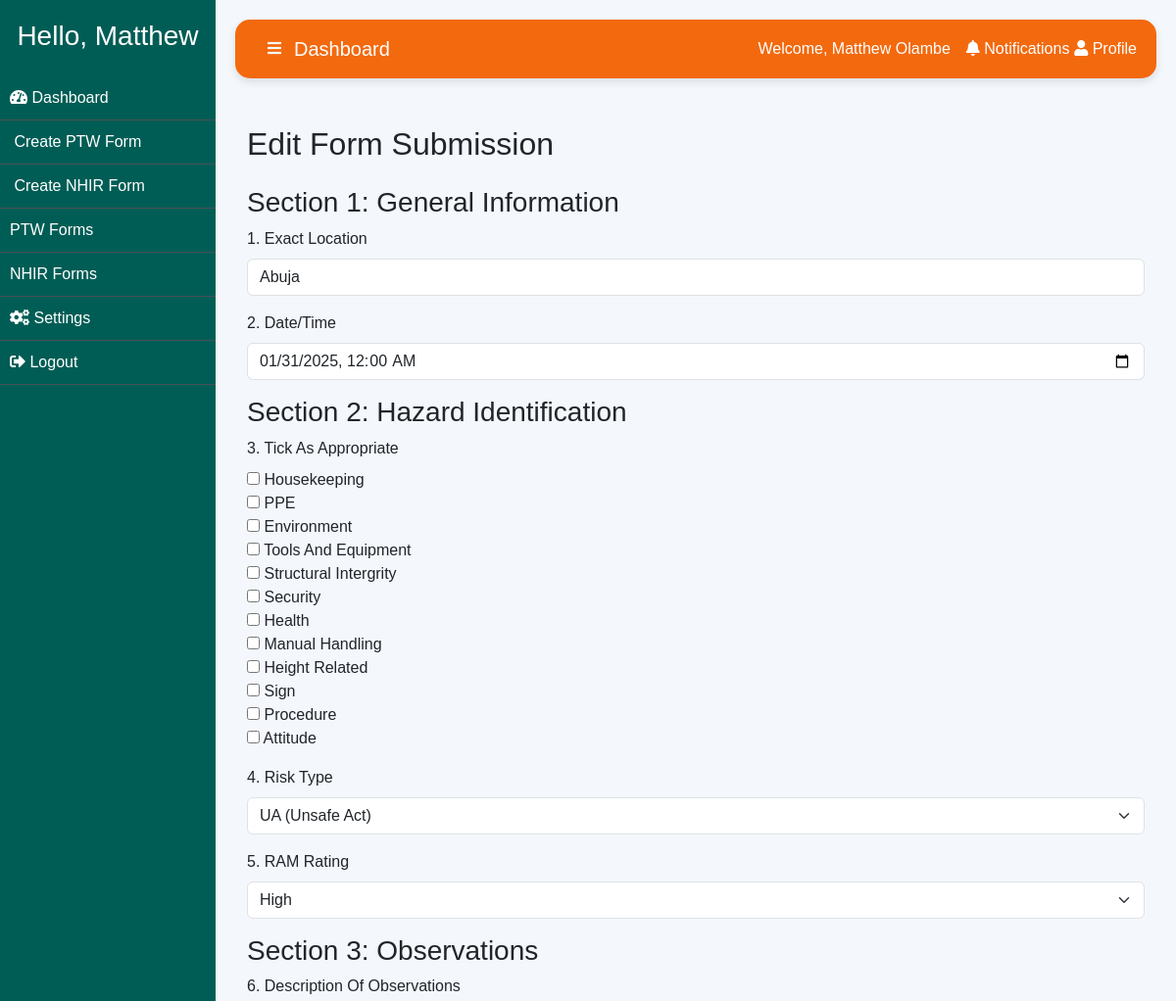
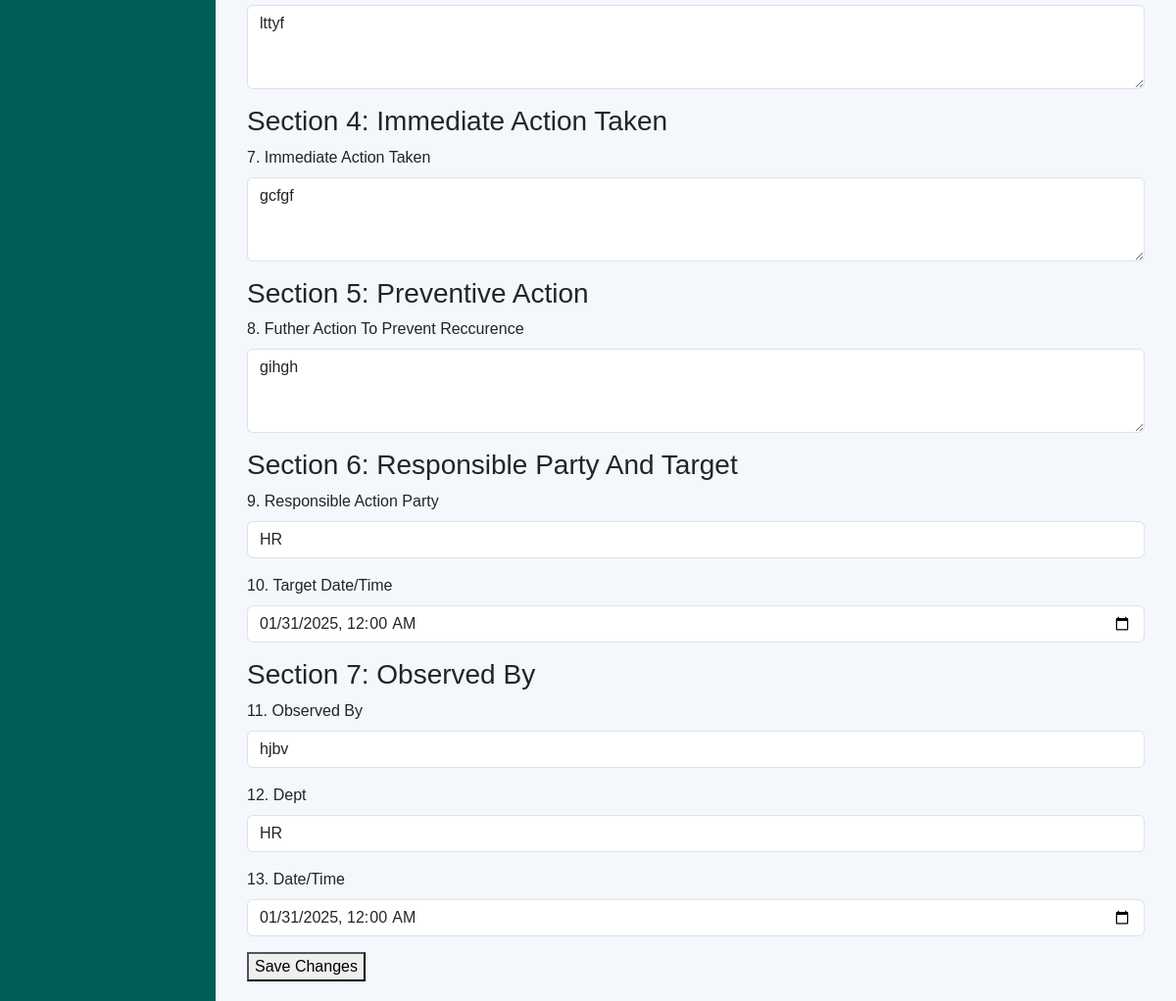
The app's page /edit_nhis_form/2/ (signed in) with its own data (2 pictures, top to bottom).
### app/models.py (models this page shows, shortened)
class NHISForm(models.Model):
    user = models.ForeignKey(User, null=True, on_delete=models.CASCADE)
    date_submitted = models.DateTimeField(auto_now_add=True, null=True)
    location = models.CharField(max_length=100)
    date = models.DateField(null=True)
    question = models.CharField(max_length=7, choices=[('option1', 'Option 1'), ('option2', 'Option 2')], null=True)
    hazard = models.ManyToManyField(Hazards, blank=True)
    risk_type = models.CharField(max_length=255, choices=[
        ('UA', 'UA (Unsafe Act)'),
        ('UC', 'UC (Unsafe Condition)'),
        ('NM', 'NM (Near Miss)'),
    ], blank=True, null=True)
    ram_rating = models.CharField(max_length=255, choices=[
        ('High', 'High'),
        ('Medium', 'Medium'),
        ('Low', 'Low'),
    ], blank=True, null=True)
    observation = models.TextField(blank=True)
    action_taken = models.TextField(blank=True)
    preventive_action = models.TextField(blank=True)
    responsible_party = models.CharField(max_length=255, null=True)
    target_date = models.DateField(null=True)
    observed_by = models.CharField(max_length=255, null=True)
    dept = models.CharField(max_length=255, null=True)
    observed_date = models.DateField(null=True)
    status = models.CharField(
        max_length=20,
        choices=[
            ('awaiting_supervisor', 'Awaiting Supervisor Approval'),
            ('awaiting_manager', 'Awaiting Manager Approval'),
            ('closed', 'Closed'),
            ('denied', 'Denied'),
        ],
        default='awaiting_supervisor',
    )

### app/decorators.py (the view)
		def wrapper_func(request, *args, **kwargs):
			group = None
			if request.user.groups.exists():
				group = request.user.groups.all()[0].name
			if group in allowed_roles:
				return view_func(request, *args, **kwargs)
			else:
				return HttpResponse('''
                    <h1>You are not authorized to view this page</h1>
                    <button onclick="window.history.back();">Go Back</button>
                ''')

### app/models.py (called while the page is built)
    def __str__(self):
        return self.name

### app/views.py (called while the page is built)
@login_required(login_url='login')
@allowed_users(allowed_roles=['staff'])
def edit_nhis_form(request, pk):
    submission = get_object_or_404(NHISForm, pk=pk)
    if request.method == 'POST':
        form = NHISSubmissionForm(request.POST, instance=submission)
        if form.is_valid():
            form.save()
            return redirect('nhis_list')  # Redirect to the list view after updating
    else:
        form = NHISSubmissionForm(instance=submission)
    return render(request, 'edit_nhis_form.html', {'form': form, 'submission': submission})

### app/templates/edit_nhis_form.html (shortened to what this page needs)
{% extends 'base.html' %}
{% block content %}
<div class="container-fluid">
    <h2 class="my-4" data-aos="fade-up">Edit Form Submission</h2>
    <form method="post">
        <h3>Section 1: General Information</h3>
        <div class="mb-3">
            <label for="location" class="form-label">1. Exact Location</label>
            {{ form.location }}
        </div>
        <div class="mb-3">
            <label for="Date" class="form-label">2. Date/Time</label>
            {{ form.date }}
        </div>
        <h3>Section 2: Hazard Identification</h3>
        <div class="mb-3">
            <label class="form-label">3. Tick As Appropriate</label>
            {{ form.hazard }}
        </div>
        <div class="mb-3">
            <label class="form-label">4. Risk Type</label>
            {{ form.risk_type }}
        </div>
        <div class="mb-3">
            <label class="form-label">5. RAM Rating</label>
            {{ form.ram_rating }}
        </div>
        <h3>Section 3: Observations</h3>
        <div class="mb-3">
            <label class="form-label">6. Description Of Observations</label>
            {{ form.observation }}
        </div>
        <h3>Section 4: Immediate Action Taken</h3>
        <div class="mb-3">
            <label class="form-label">7. Immediate Action Taken</label>
            {{ form.action_taken }}
        </div>
        <h3>Section 5: Preventive Action</h3>
        <div class="mb-3">
            <label class="form-label">8. Futher Action To Prevent Reccurence</label>
            {{ form.preventive_action }}
        </div>
         <h3>Section 6: Responsible Party And Target</h3>
         <div class="mb-3">
            <label for="ResponsibleParty" class="form-label">9. Responsible Action Party</label>
            {{ form.responsible_party }}
        </div>
        <div class="mb-3">
            <label for="TargetDate" class="form-label">10. Target Date/Time</label>
            {{ form.target_date }}
        </div>
         <h3>Section 7: Observed By</h3>
         <div class="mb-3">
            <label for="ObservedBy" class="form-label">11. Observed By</label>
            {{ form.observed_by }}
        </div>
        <div class="mb-3">
            <label for="Dept" class="form-label">12. Dept</label>
            {{ form.dept }}
        </div>
        <div class="mb-3">
            <label for="ObservedDate" class="form-label">13. Date/Time</label>
            {{ form.observed_date }}
        </div>
        <button type="submit">Save Changes</button>
    </form>
    </div>
{% endblock %}

### app/templates/base.html (shortened to what this page needs)
<!DOCTYPE html>
<html lang="en">
<head>
    <link href="https://cdn.jsdelivr.net/npm/bootstrap@5.3.0-alpha1/dist/css/bootstrap.min.css" rel="stylesheet">
    <link rel="stylesheet" href="https://cdnjs.cloudflare.com/ajax/libs/font-awesome/5.15.3/css/all.min.css">
    <link href="https://cdn.jsdelivr.net/npm/aos@2.3.4/dist/aos.css" rel="stylesheet">
</head>
<body>
    <div class="sidebar" id="sidebar">
        <div class="text-center text-white mb-4">
            <h3>Hello, {{request.user.first_name}}</h3>
        </div>
        {% if is_staff or is_vendor %}
            <a href="{% url 'client' %}" ><i class="fas fa-tachometer-alt"></i> Dashboard</a>
            <a href="{% url 'create_form' %}"> Create PTW Form</a>
            <a href="{% url 'create_nhis' %}"> Create NHIR Form</a>
            <a href="{% url 'form_list' %}">PTW Forms</a>
            <a href="{% url 'nhis_list' %}">NHIR Forms</a>
            <a href="#"><i class="fas fa-cogs"></i> Settings</a>
            <a href="{% url 'logout' %}"><i class="fas fa-sign-out-alt"></i> Logout</a>
        {% endif %}
    </div>
    <div class="content" id="content">
        <nav class="top-navbar navbar navbar-expand-lg d-flex justify-content-between mb-5">
            <button class="btn text-light" id="toggleSidebar">
                <i class="fas fa-bars"></i>
            </button>
            {% if is_staff or is_vendor  %}
                <a class="navbar-brand" href="{% url 'client' %}">Dashboard</a>
            {% elif is_supervisor %}
                <a class="navbar-brand" href="{% url 'supervisor' %}">Supervisor Dashboard</a>
            {% else %}
                <a class="navbar-brand" href="{% url 'manager' %}">Manager Dashboard</a>
            {% endif %}
            <div class="d-flex align-items-center ms-auto">
                <span class="user-name me-3">Welcome, {{request.user.first_name}} {{request.user.last_name}}</span>
                <a class="nav-link" href="#" style="padding-right: 0.3rem;"><i class="fas fa-bell"></i> Notifications</a>
                <a class="nav-link" href="#"><i class="fas fa-user"></i> Profile</a>
            </div>
        </nav>
        {% block content%}
		{% endblock %}
</body>
</html>

### app/templates/base.html (style rules this page uses)
body { font-family: Arial, sans-serif; background-color: #f4f7fc; }
.sidebar { background-color: #005d55; min-height: 100vh; padding-top: 20px; transition: width 0.3s; width: 220px; position: fixed; top: 0; bottom: 0; }
.sidebar a { color: white; text-decoration: none; padding: 10px; display: block; border-bottom: 1px solid #495057; }
.content { margin-left: 220px; padding: 20px; transition: margin-left 0.3s ease; }
.top-navbar { background-color:rgb(243, 105, 14); color: white; padding: 10px 20px; border-radius: 15px; box-shadow: 0 4px 8px rgba(0, 0, 0, 0.1); transition: background-color 0.3s ease; }
.top-navbar .navbar-brand { color: white; }
.top-navbar .nav-link { color: white; }
.top-navbar .user-name { color: white; font-size: 1rem; }

### records on screen
NHISForm: location "Abuja", date "01/31/2025 00:00", risk_type "UA (Unsafe Act)", ram_rating "High", observation "lttyf", action_taken "gcfgf", preventive_action "gihgh", responsible_party "HR", target_date "01/31/2025 00:00", observed_by "hjbv", dept "HR", observed_date "01/31/2025 00:00"

### other values on screen
{{ request.user.first_name }} "Matthew"
{{ request.user.last_name }} "Olambe"
